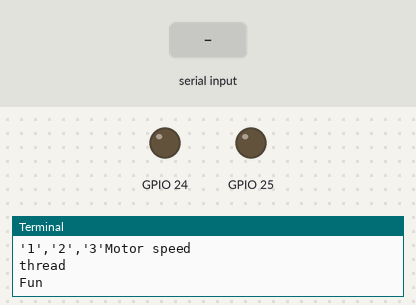
This program was run on a simulated Raspberry Pi (BCM pin numbers). Shown: output pins drawn as LEDs (lit = HIGH), the last lines printed to the terminal. Inputs (shaded band) come from the test bench. Threads take turns every 2 ms.

Above: at 1.2 s.
1.3 s: "w" typed at the terminal
At 2.1 s:
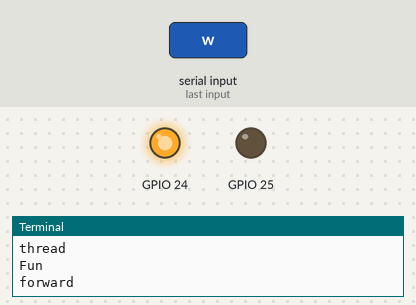
2.8 s: "x" typed at the terminal
At 3.2 s:
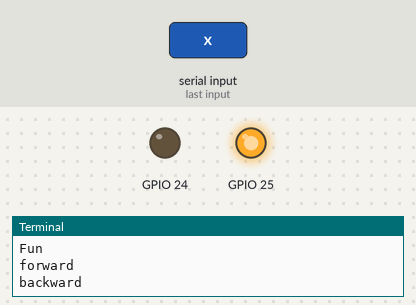
4.3 s: "s" typed at the terminal
At 5.5 s:
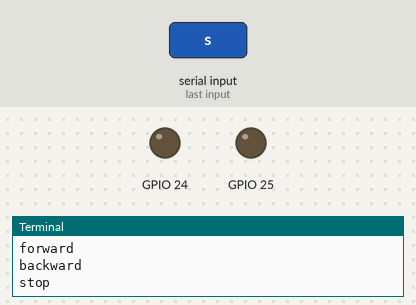
Timing chart, 0 to 7.3 s (numbered marks = the images above; inputs shaded):
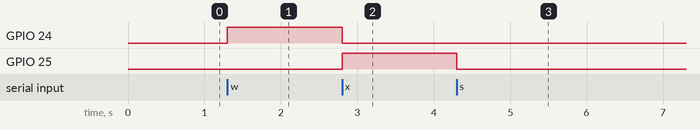

Measured:
- after the input at 1.3 s, GPIO 24: LOW → HIGH at once
- after the input at 2.8 s, GPIO 24: HIGH → LOW at once; GPIO 25: LOW → HIGH at once
- after the input at 4.3 s, GPIO 25: HIGH → LOW at once

The program:

vehicle-test-1.py
```python
import RPi.GPIO as GPIO
from time import sleep
import threading
import sys
import sys,tty,termios

def getch(): #key
    fd = sys.stdin.fileno()
    old =termios.tcgetattr(fd)
    try:
            tty.setraw(fd)
            return sys.stdin.read(1)
    except:
        pass
    finally:
        termios.tcsetattr(fd,termios.TCSADRAIN,old)

class KeyEvenThread(threading.Thread):
    def run(self):
        print("thread")
        Fun()

# def Fun():
#     print("Fun")
#     while True:
#         key=getch()
#         if key=='q':
#             funExit()
#             exit()

#         elif key=='1':
#             print('speed 1')
#             funSpeed(100,100)
#         elif key=='2':
#             print('speed 2')
#             funSpeed(70,70)
#         elif key=='3':
#             print('speed 3')
#             funSpeed(20,20)
#         elif key== 'w':
#             print('forward')
#             GPIO.output(MotorIN1,GPIO.HIGH)
#             GPIO.output(MotorIN2,GPIO.LOW)
#             GPIO.output(MotorIN3,GPIO.HIGH)
#             GPIO.output(MotorIN4,GPIO.LOW)
#             funSpeed(50,50)
#         elif key=='x':
#             print('backward')
#             GPIO.output(MotorIN1,GPIO.LOW)
#             GPIO.output(MotorIN2,GPIO.HIGH)
#             GPIO.output(MotorIN3,GPIO.LOW)
#             GPIO.output(MotorIN4,GPIO.HIGH)
#             funSpeed(50,50)
#         elif key=='a':
#             print('left')
#             GPIO.output(MotorIN1,GPIO.HIGH)
#             GPIO.output(MotorIN2,GPIO.LOW)
#             GPIO.output(MotorIN3,GPIO.LOW)
#             GPIO.output(MotorIN4,GPIO.HIGH)
#             funSpeed(50,50)
#         elif key=='d':
#             print('right')
#             GPIO.output(MotorIN1,GPIO.LOW)
#             GPIO.output(MotorIN2,GPIO.HIGH)
#             GPIO.output(MotorIN3,GPIO.HIGH)
#             GPIO.output(MotorIN4,GPIO.LOW)
#             funSpeed(50,50)
#         elif key=='s':
#             print('stop')
#             funSpeed(0,0)
#         else:
#             print("key="+key)


# def funSpeed(i1,i2):
#     dc1=i1
#     dc2=i2
#     p1.ChangeDutyCycle(dc1)
#     p2.ChangeDutyCycle(dc2)

# def funInit():
#     GPIO.setmode(GPIO.BCM)
#     GPIO.setup(MotorIN1,GPIO.OUT)
#     GPIO.setup(MotorIN2,GPIO.OUT)
#     GPIO.setup(MotorEN1,GPIO.OUT)
#     GPIO.setup(MotorIN3,GPIO.OUT)
#     GPIO.setup(MotorIN4,GPIO.OUT)
#     GPIO.setup(MotorEN2,GPIO.OUT)

# def funExit():
#     print("Stopping Motor")
#     GPIO.output(MotorEN1,GPIO.LOW)
#     GPIO.output(MotorEN2,GPIO.LOW)
#     GPIO.cleanup()

# MotorIN1=17
# MotorIN2=27
# MotorEN1=18
# MotorIN3=21
# MotorIN4=20
# MotorEN2=19

def Fun():
     print("Fun")
     while True:
         key=getch()
         if key=='q':
             exit()


         elif key== 'w':
             print('forward')
             GPIO.output(24,GPIO.HIGH)
             GPIO.output(25,GPIO.LOW)

         elif key=='x':
             print('backward')
             GPIO.output(24,GPIO.LOW)
             GPIO.output(25,GPIO.HIGH)

         elif key=='s':
             print('stop')
             GPIO.output(24,GPIO.LOW)
             GPIO.output(25,GPIO.LOW)

         else:
             print("key="+key)

print("Press 'q'to exit")
print("'w'=forward,'x'=backward,'a'=left,'d'=right,'s'=stop")
print("'1','2','3'Motor speed")

GPIO.setmode(GPIO.BCM)
GPIO.setup(24,GPIO.OUT)
GPIO.setup(25,GPIO.OUT)

kethread=KeyEvenThread()
kethread.start()
```
